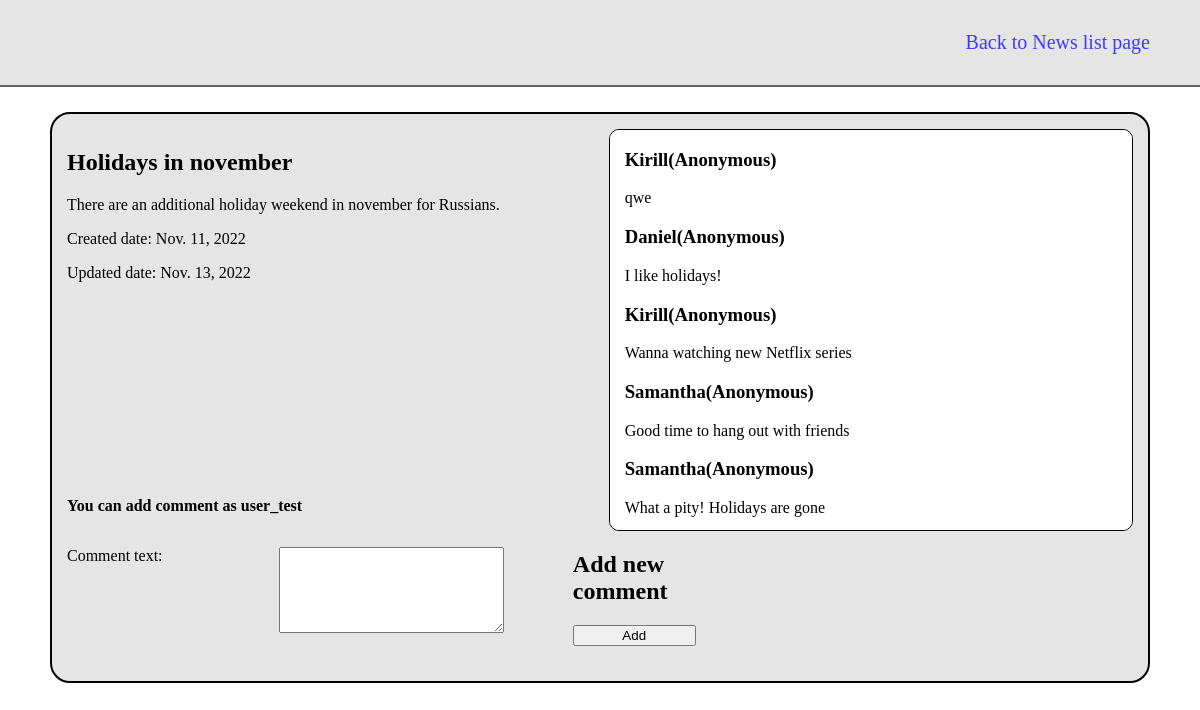
/news/3 (signed in), run on the app's committed database.
### app_news/models.py (models this page shows, shortened)
class News(models.Model):
    title = models.CharField(max_length=100, verbose_name='Title')
    description = models.TextField(verbose_name='Description')
    created_at = models.DateField(verbose_name='Created at', auto_now_add=True)
    updated_at = models.DateField(verbose_name='Updated at', auto_now=True)
    is_active = models.BooleanField(verbose_name='Is active', default=True)
    tag = models.CharField(verbose_name='Tag', max_length=20, default=None, null=True, blank=True)
    author = models.ForeignKey(User, on_delete=models.CASCADE, verbose_name='User',
                               related_name='news', null=True, blank=True)
    class Meta:
        verbose_name_plural = 'News'
        permissions = (
            ('publish_news', 'Can publish'),
        )

class Comment(models.Model):
    username = models.CharField(max_length=30, verbose_name='Username', blank=True)
    comment_text = models.TextField(verbose_name='Comment text')
    news = models.ForeignKey('News', on_delete=models.CASCADE, verbose_name='News', related_name='comments')
    user = models.ForeignKey(User, on_delete=models.CASCADE, verbose_name='User',
                             related_name='comments', null=True, blank=True)

### app_news/views.py (the view, shortened to what this page needs)
# urls.py: path('<int:pk>', views.NewsDetailView.as_view(), name='news-detail'),
class NewsDetailView(generic.DetailView):
    model = News
    def get_context_data(self, **kwargs):
        context = super().get_context_data(**kwargs)
        context['form'] = CommentForm
        return context

### app_news/templates/app_news/news_detail.html (shortened to what this page needs)
{% load static %}
<!DOCTYPE html>
<html lang="en">
<head>
    <link rel="stylesheet" href="{% static 'app_news/style.css' %}">
</head>
<body>
  <header class="header">
      <div class="header-container header-news">
          <p><a class="link header__link" href="{% url 'news-list' %}">Back to News list page</a></p>
      </div>
  </header>
  <section class="news-comment">
      <div class="news-comment-container">
          <div class="news__item">
              <div class="news__item_top">
                  <h2>{{ object.title }}</h2>
                  <p>{{ object.description }}</p>
                  <p>Created date: {{ object.created_at }}</p>
                  <p>Updated date: {{ object.updated_at }}</p>
              </div>
              <div class="news__item__bottom">
                  {% if request.user.is_authenticated %}
                  <p><b>You can add comment as {{ request.user.username }}</b></p>
                  {% endif %}
              </div>
          </div>
          <div class="news__comment">
             {% if object.comments.all %}
              <ul class="list">
                  {% for comment in object.comments.all %}
                  <li class="news__comment__list__item">
                      {% if not comment.user %}
                      <h3>{{ comment.username }}(Anonymous)</h3>
                      {% else %}
                      <h3>{{ comment.username }}</h3>
                      {% endif %}
                      {{ comment.comment_text }}
                  </li>
                  {% endfor %}
              </ul>
              {% else %}
              <p>No comments</p>
              {% endif %}
          </div>
          <div>
              <form class="news__comment-new" method="post">
                  <div class="comment-new__content">
                      <p class="news__comment-new__item item-text">
                          {{ form.comment_text.label_tag }}
                          {{ form.comment_text }}
                      </p>
                  </div>
                  <div class="comment-new__text">
                      <h2>Add new comment</h2>
                      <button type='submit'>Add</button>
                  </div>
              </form>
          </div>
      </div>
  </section>
</body>
</html>

### app_news/static/app_news/style.css (style rules this page uses)
body { margin: 0; padding: 0; }
.header { padding: 15px 50px; margin-bottom: 25px; border-bottom: 2px solid #666666; background: #e5e5e5; }
.header-container { display: flex; justify-content: space-between; align-items: center; }
.header-news { justify-content: flex-end; }
.link { text-decoration: none; color: #3d3bff; }
.header__link { font-size: 20px; }
.list { margin: 0; padding: 0; list-style-type: none; }
.news-comment-container { max-width: 100%; display: flex; justify-content: space-between; flex-wrap: wrap; margin: 0 50px; padding: 15px; background: #e5e5e5; border: 2px solid black; border-radius: 20px; }
.news__item { display: flex; flex-direction: column; justify-content: space-between; width: calc((100% - 40px) / 2); margin-right: 15px; }
.news__comment { width: 49%; max-height: 400px; overflow-y: scroll; background: white; border: 1px solid black; border-radius: 10px; }
.news__comment__list__item { padding-left: 15px; }
.news__comment-new { display: flex; justify-content: space-between; }
.comment-new__content textarea { width: 50%; height: 80px; }
.news__comment-new__item { display: flex; justify-content: space-between; }
.comment-new__text { display: flex; width: calc((100% - 15px) / 2 * 0.4); flex-direction: column; justify-content: space-between; margin-bottom: 20px; }
.comment-new__text button { width: 100%; }

### data on the page
News: title "Holidays in november", description "There are an additional holiday weekend in november for Russians.", created_at "Nov. 11, 2022", updated_at "Nov. 13, 2022"
Comment: username "Kirill", comment_text "qwe"
Comment: username "Daniel", comment_text "I like holidays!"
Comment: username "Kirill", comment_text "Wanna watching new Netflix series"
Comment: username "Samantha", comment_text "Good time to hang out with friends"
Comment: username "Samantha", comment_text "What a pity! Holidays are gone"

### other printed values
{{ request.user.username }} "user_test"
